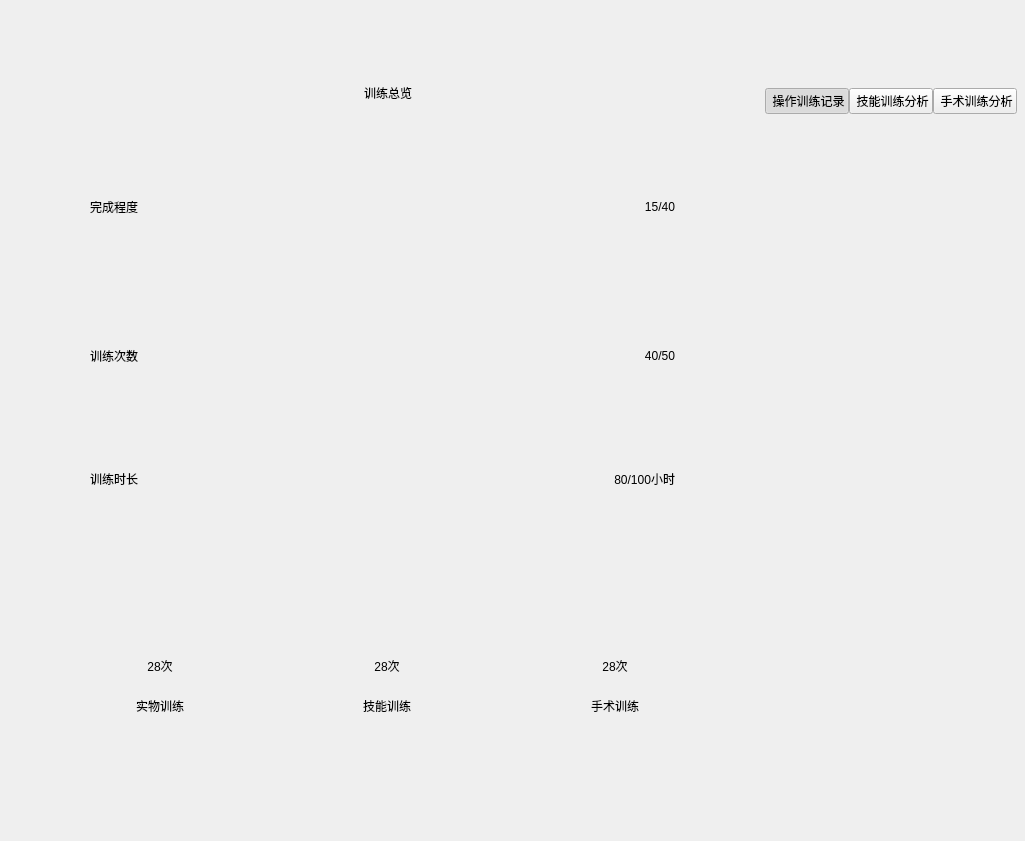
<?xml version="1.0" encoding="UTF-8"?>
<ui version="4.0">
 <class>DataCenterWindow</class>
 <widget class="QWidget" name="DataCenterWindow">
  <property name="geometry">
   <rect>
    <x>0</x>
    <y>0</y>
    <width>1025</width>
    <height>841</height>
   </rect>
  </property>
  <property name="windowTitle">
   <string>SimLaparo</string>
  </property>
  <layout class="QVBoxLayout" name="verticalLayout_9">
   <property name="spacing">
    <number>0</number>
   </property>
   <property name="leftMargin">
    <number>0</number>
   </property>
   <property name="topMargin">
    <number>0</number>
   </property>
   <property name="rightMargin">
    <number>0</number>
   </property>
   <property name="bottomMargin">
    <number>0</number>
   </property>
   <item>
    <widget class="QScrollArea" name="scrollArea">
     <property name="frameShape">
      <enum>QFrame::NoFrame</enum>
     </property>
     <property name="verticalScrollBarPolicy">
      <enum>Qt::ScrollBarAlwaysOff</enum>
     </property>
     <property name="horizontalScrollBarPolicy">
      <enum>Qt::ScrollBarAlwaysOff</enum>
     </property>
     <property name="widgetResizable">
      <bool>true</bool>
     </property>
     <widget class="QWidget" name="scrollAreaWidgetContents">
      <property name="geometry">
       <rect>
        <x>0</x>
        <y>0</y>
        <width>1025</width>
        <height>841</height>
       </rect>
      </property>
      <layout class="QHBoxLayout" name="horizontalLayout_6">
       <property name="spacing">
        <number>0</number>
       </property>
       <property name="leftMargin">
        <number>50</number>
       </property>
       <property name="topMargin">
        <number>50</number>
       </property>
       <property name="rightMargin">
        <number>0</number>
       </property>
       <property name="bottomMargin">
        <number>52</number>
       </property>
       <item>
        <layout class="QVBoxLayout" name="verticalLayout_6">
         <property name="spacing">
          <number>0</number>
         </property>
         <item>
          <widget class="QFrame" name="trainOverviewFrame">
           <property name="frameShape">
            <enum>QFrame::NoFrame</enum>
           </property>
           <property name="frameShadow">
            <enum>QFrame::Raised</enum>
           </property>
           <layout class="QVBoxLayout" name="verticalLayout_5">
            <property name="spacing">
             <number>0</number>
            </property>
            <property name="leftMargin">
             <number>0</number>
            </property>
            <property name="topMargin">
             <number>0</number>
            </property>
            <property name="rightMargin">
             <number>0</number>
            </property>
            <property name="bottomMargin">
             <number>0</number>
            </property>
            <item>
             <layout class="QVBoxLayout" name="verticalLayout_4">
              <property name="spacing">
               <number>0</number>
              </property>
              <item>
               <spacer name="verticalSpacer_9">
                <property name="orientation">
                 <enum>Qt::Vertical</enum>
                </property>
                <property name="sizeType">
                 <enum>QSizePolicy::Fixed</enum>
                </property>
                <property name="sizeHint" stdset="0">
                 <size>
                  <width>20</width>
                  <height>33</height>
                 </size>
                </property>
               </spacer>
              </item>
              <item>
               <layout class="QHBoxLayout" name="horizontalLayout">
                <item>
                 <spacer name="horizontalSpacer_2">
                  <property name="orientation">
                   <enum>Qt::Horizontal</enum>
                  </property>
                  <property name="sizeHint" stdset="0">
                   <size>
                    <width>40</width>
                    <height>20</height>
                   </size>
                  </property>
                 </spacer>
                </item>
                <item>
                 <widget class="QLabel" name="trainOverviewLabel">
                  <property name="text">
                   <string>训练总览</string>
                  </property>
                  <property name="alignment">
                   <set>Qt::AlignCenter</set>
                  </property>
                 </widget>
                </item>
                <item>
                 <spacer name="horizontalSpacer">
                  <property name="orientation">
                   <enum>Qt::Horizontal</enum>
                  </property>
                  <property name="sizeHint" stdset="0">
                   <size>
                    <width>40</width>
                    <height>20</height>
                   </size>
                  </property>
                 </spacer>
                </item>
               </layout>
              </item>
              <item>
               <spacer name="verticalSpacer_12">
                <property name="orientation">
                 <enum>Qt::Vertical</enum>
                </property>
                <property name="sizeType">
                 <enum>QSizePolicy::Fixed</enum>
                </property>
                <property name="sizeHint" stdset="0">
                 <size>
                  <width>20</width>
                  <height>24</height>
                 </size>
                </property>
               </spacer>
              </item>
              <item>
               <widget class="QLabel" name="horizontalLineLabel1">
                <property name="styleSheet">
                 <string notr="true"/>
                </property>
                <property name="text">
                 <string/>
                </property>
               </widget>
              </item>
              <item>
               <spacer name="verticalSpacer_11">
                <property name="orientation">
                 <enum>Qt::Vertical</enum>
                </property>
                <property name="sizeHint" stdset="0">
                 <size>
                  <width>20</width>
                  <height>40</height>
                 </size>
                </property>
               </spacer>
              </item>
              <item>
               <layout class="QVBoxLayout" name="verticalLayout_8">
                <property name="spacing">
                 <number>0</number>
                </property>
                <property name="leftMargin">
                 <number>40</number>
                </property>
                <property name="rightMargin">
                 <number>50</number>
                </property>
                <item>
                 <spacer name="verticalSpacer_7">
                  <property name="orientation">
                   <enum>Qt::Vertical</enum>
                  </property>
                  <property name="sizeHint" stdset="0">
                   <size>
                    <width>20</width>
                    <height>40</height>
                   </size>
                  </property>
                 </spacer>
                </item>
                <item>
                 <layout class="QHBoxLayout" name="horizontalLayout_2">
                  <property name="bottomMargin">
                   <number>19</number>
                  </property>
                  <item>
                   <widget class="QLabel" name="finishProgressTextLabelLeft">
                    <property name="text">
                     <string>完成程度</string>
                    </property>
                   </widget>
                  </item>
                  <item>
                   <spacer name="horizontalSpacer_3">
                    <property name="orientation">
                     <enum>Qt::Horizontal</enum>
                    </property>
                    <property name="sizeHint" stdset="0">
                     <size>
                      <width>40</width>
                      <height>20</height>
                     </size>
                    </property>
                   </spacer>
                  </item>
                  <item>
                   <widget class="QLabel" name="finishProgressTextLabelRight">
                    <property name="text">
                     <string>15/40</string>
                    </property>
                    <property name="alignment">
                     <set>Qt::AlignRight|Qt::AlignTrailing|Qt::AlignVCenter</set>
                    </property>
                   </widget>
                  </item>
                 </layout>
                </item>
                <item>
                 <widget class="QFrame" name="finishProgressFrame">
                  <property name="frameShape">
                   <enum>QFrame::NoFrame</enum>
                  </property>
                  <property name="frameShadow">
                   <enum>QFrame::Raised</enum>
                  </property>
                  <layout class="QHBoxLayout" name="horizontalLayout_3">
                   <property name="spacing">
                    <number>0</number>
                   </property>
                   <property name="leftMargin">
                    <number>0</number>
                   </property>
                   <property name="topMargin">
                    <number>0</number>
                   </property>
                   <property name="rightMargin">
                    <number>0</number>
                   </property>
                   <property name="bottomMargin">
                    <number>0</number>
                   </property>
                   <item>
                    <widget class="QLabel" name="finishProgressGraphLabel">
                     <property name="text">
                      <string/>
                     </property>
                    </widget>
                   </item>
                   <item>
                    <spacer name="horizontalSpacer_4">
                     <property name="orientation">
                      <enum>Qt::Horizontal</enum>
                     </property>
                     <property name="sizeHint" stdset="0">
                      <size>
                       <width>610</width>
                       <height>75</height>
                      </size>
                     </property>
                    </spacer>
                   </item>
                  </layout>
                 </widget>
                </item>
                <item>
                 <spacer name="verticalSpacer_8">
                  <property name="orientation">
                   <enum>Qt::Vertical</enum>
                  </property>
                  <property name="sizeHint" stdset="0">
                   <size>
                    <width>20</width>
                    <height>40</height>
                   </size>
                  </property>
                 </spacer>
                </item>
                <item>
                 <layout class="QHBoxLayout" name="horizontalLayout_7">
                  <property name="bottomMargin">
                   <number>19</number>
                  </property>
                  <item>
                   <widget class="QLabel" name="trainTimesTextLabelLeft">
                    <property name="text">
                     <string>训练次数</string>
                    </property>
                   </widget>
                  </item>
                  <item>
                   <spacer name="horizontalSpacer_7">
                    <property name="orientation">
                     <enum>Qt::Horizontal</enum>
                    </property>
                    <property name="sizeHint" stdset="0">
                     <size>
                      <width>40</width>
                      <height>20</height>
                     </size>
                    </property>
                   </spacer>
                  </item>
                  <item>
                   <widget class="QLabel" name="trainTimesTextLabelRight">
                    <property name="text">
                     <string>40/50</string>
                    </property>
                    <property name="alignment">
                     <set>Qt::AlignRight|Qt::AlignTrailing|Qt::AlignVCenter</set>
                    </property>
                   </widget>
                  </item>
                 </layout>
                </item>
                <item>
                 <widget class="QFrame" name="trainTimesFrame">
                  <property name="frameShape">
                   <enum>QFrame::NoFrame</enum>
                  </property>
                  <property name="frameShadow">
                   <enum>QFrame::Raised</enum>
                  </property>
                  <layout class="QHBoxLayout" name="horizontalLayout_8">
                   <property name="spacing">
                    <number>0</number>
                   </property>
                   <property name="leftMargin">
                    <number>0</number>
                   </property>
                   <property name="topMargin">
                    <number>0</number>
                   </property>
                   <property name="rightMargin">
                    <number>0</number>
                   </property>
                   <property name="bottomMargin">
                    <number>0</number>
                   </property>
                   <item>
                    <widget class="QLabel" name="trainTimesGraphLabel">
                     <property name="text">
                      <string/>
                     </property>
                    </widget>
                   </item>
                   <item>
                    <spacer name="horizontalSpacer_9">
                     <property name="orientation">
                      <enum>Qt::Horizontal</enum>
                     </property>
                     <property name="sizeHint" stdset="0">
                      <size>
                       <width>98</width>
                       <height>48</height>
                      </size>
                     </property>
                    </spacer>
                   </item>
                  </layout>
                 </widget>
                </item>
                <item>
                 <spacer name="verticalSpacer_10">
                  <property name="orientation">
                   <enum>Qt::Vertical</enum>
                  </property>
                  <property name="sizeHint" stdset="0">
                   <size>
                    <width>20</width>
                    <height>40</height>
                   </size>
                  </property>
                 </spacer>
                </item>
                <item>
                 <layout class="QHBoxLayout" name="horizontalLayout_4">
                  <property name="bottomMargin">
                   <number>19</number>
                  </property>
                  <item>
                   <widget class="QLabel" name="trainTimeTextLabelLeft">
                    <property name="text">
                     <string>训练时长</string>
                    </property>
                   </widget>
                  </item>
                  <item>
                   <spacer name="horizontalSpacer_5">
                    <property name="orientation">
                     <enum>Qt::Horizontal</enum>
                    </property>
                    <property name="sizeHint" stdset="0">
                     <size>
                      <width>40</width>
                      <height>20</height>
                     </size>
                    </property>
                   </spacer>
                  </item>
                  <item>
                   <widget class="QLabel" name="trainTimeTextLabelRight">
                    <property name="text">
                     <string>80/100小时</string>
                    </property>
                    <property name="alignment">
                     <set>Qt::AlignRight|Qt::AlignTrailing|Qt::AlignVCenter</set>
                    </property>
                   </widget>
                  </item>
                 </layout>
                </item>
                <item>
                 <widget class="QFrame" name="trainTimeFrame">
                  <property name="frameShape">
                   <enum>QFrame::NoFrame</enum>
                  </property>
                  <property name="frameShadow">
                   <enum>QFrame::Raised</enum>
                  </property>
                  <layout class="QHBoxLayout" name="horizontalLayout_5">
                   <property name="spacing">
                    <number>0</number>
                   </property>
                   <property name="leftMargin">
                    <number>0</number>
                   </property>
                   <property name="topMargin">
                    <number>0</number>
                   </property>
                   <property name="rightMargin">
                    <number>0</number>
                   </property>
                   <property name="bottomMargin">
                    <number>0</number>
                   </property>
                   <item>
                    <widget class="QLabel" name="trainTimeGraphLabel">
                     <property name="text">
                      <string/>
                     </property>
                    </widget>
                   </item>
                   <item>
                    <spacer name="horizontalSpacer_6">
                     <property name="orientation">
                      <enum>Qt::Horizontal</enum>
                     </property>
                     <property name="sizeHint" stdset="0">
                      <size>
                       <width>98</width>
                       <height>48</height>
                      </size>
                     </property>
                    </spacer>
                   </item>
                  </layout>
                 </widget>
                </item>
                <item>
                 <spacer name="verticalSpacer_13">
                  <property name="orientation">
                   <enum>Qt::Vertical</enum>
                  </property>
                  <property name="sizeHint" stdset="0">
                   <size>
                    <width>20</width>
                    <height>40</height>
                   </size>
                  </property>
                 </spacer>
                </item>
               </layout>
              </item>
              <item>
               <spacer name="verticalSpacer_14">
                <property name="orientation">
                 <enum>Qt::Vertical</enum>
                </property>
                <property name="sizeHint" stdset="0">
                 <size>
                  <width>20</width>
                  <height>40</height>
                 </size>
                </property>
               </spacer>
              </item>
              <item>
               <widget class="QLabel" name="horizontalLineLabel2">
                <property name="styleSheet">
                 <string notr="true"/>
                </property>
                <property name="text">
                 <string/>
                </property>
               </widget>
              </item>
              <item>
               <layout class="QHBoxLayout" name="horizontalLayout_15">
                <item>
                 <spacer name="horizontalSpacer_25">
                  <property name="orientation">
                   <enum>Qt::Horizontal</enum>
                  </property>
                  <property name="sizeHint" stdset="0">
                   <size>
                    <width>40</width>
                    <height>20</height>
                   </size>
                  </property>
                 </spacer>
                </item>
                <item>
                 <layout class="QVBoxLayout" name="verticalLayout">
                  <property name="spacing">
                   <number>20</number>
                  </property>
                  <item>
                   <spacer name="verticalSpacer_2">
                    <property name="orientation">
                     <enum>Qt::Vertical</enum>
                    </property>
                    <property name="sizeHint" stdset="0">
                     <size>
                      <width>20</width>
                      <height>40</height>
                     </size>
                    </property>
                   </spacer>
                  </item>
                  <item>
                   <layout class="QHBoxLayout" name="horizontalLayout_10">
                    <item>
                     <spacer name="horizontalSpacer_12">
                      <property name="orientation">
                       <enum>Qt::Horizontal</enum>
                      </property>
                      <property name="sizeHint" stdset="0">
                       <size>
                        <width>40</width>
                        <height>20</height>
                       </size>
                      </property>
                     </spacer>
                    </item>
                    <item>
                     <widget class="QLabel" name="simulationTimesLabel">
                      <property name="text">
                       <string>28次</string>
                      </property>
                      <property name="alignment">
                       <set>Qt::AlignCenter</set>
                      </property>
                     </widget>
                    </item>
                    <item>
                     <spacer name="horizontalSpacer_13">
                      <property name="orientation">
                       <enum>Qt::Horizontal</enum>
                      </property>
                      <property name="sizeHint" stdset="0">
                       <size>
                        <width>40</width>
                        <height>20</height>
                       </size>
                      </property>
                     </spacer>
                    </item>
                   </layout>
                  </item>
                  <item>
                   <layout class="QHBoxLayout" name="horizontalLayout_9">
                    <item>
                     <spacer name="horizontalSpacer_10">
                      <property name="orientation">
                       <enum>Qt::Horizontal</enum>
                      </property>
                      <property name="sizeHint" stdset="0">
                       <size>
                        <width>40</width>
                        <height>20</height>
                       </size>
                      </property>
                     </spacer>
                    </item>
                    <item>
                     <widget class="QLabel" name="trainLabel1">
                      <property name="text">
                       <string>实物训练</string>
                      </property>
                      <property name="alignment">
                       <set>Qt::AlignCenter</set>
                      </property>
                     </widget>
                    </item>
                    <item>
                     <spacer name="horizontalSpacer_11">
                      <property name="orientation">
                       <enum>Qt::Horizontal</enum>
                      </property>
                      <property name="sizeHint" stdset="0">
                       <size>
                        <width>40</width>
                        <height>20</height>
                       </size>
                      </property>
                     </spacer>
                    </item>
                   </layout>
                  </item>
                  <item>
                   <spacer name="verticalSpacer">
                    <property name="orientation">
                     <enum>Qt::Vertical</enum>
                    </property>
                    <property name="sizeHint" stdset="0">
                     <size>
                      <width>20</width>
                      <height>40</height>
                     </size>
                    </property>
                   </spacer>
                  </item>
                 </layout>
                </item>
                <item>
                 <spacer name="horizontalSpacer_27">
                  <property name="orientation">
                   <enum>Qt::Horizontal</enum>
                  </property>
                  <property name="sizeHint" stdset="0">
                   <size>
                    <width>40</width>
                    <height>20</height>
                   </size>
                  </property>
                 </spacer>
                </item>
                <item>
                 <widget class="QLabel" name="verticalLineLabel1">
                  <property name="styleSheet">
                   <string notr="true"/>
                  </property>
                  <property name="text">
                   <string/>
                  </property>
                 </widget>
                </item>
                <item>
                 <spacer name="horizontalSpacer_26">
                  <property name="orientation">
                   <enum>Qt::Horizontal</enum>
                  </property>
                  <property name="sizeHint" stdset="0">
                   <size>
                    <width>40</width>
                    <height>20</height>
                   </size>
                  </property>
                 </spacer>
                </item>
                <item>
                 <layout class="QVBoxLayout" name="verticalLayout_2">
                  <property name="spacing">
                   <number>20</number>
                  </property>
                  <item>
                   <spacer name="verticalSpacer_3">
                    <property name="orientation">
                     <enum>Qt::Vertical</enum>
                    </property>
                    <property name="sizeHint" stdset="0">
                     <size>
                      <width>20</width>
                      <height>40</height>
                     </size>
                    </property>
                   </spacer>
                  </item>
                  <item>
                   <layout class="QHBoxLayout" name="horizontalLayout_11">
                    <item>
                     <spacer name="horizontalSpacer_14">
                      <property name="orientation">
                       <enum>Qt::Horizontal</enum>
                      </property>
                      <property name="sizeHint" stdset="0">
                       <size>
                        <width>40</width>
                        <height>20</height>
                       </size>
                      </property>
                     </spacer>
                    </item>
                    <item>
                     <widget class="QLabel" name="skillingTrainTimesLabel">
                      <property name="text">
                       <string>28次</string>
                      </property>
                      <property name="alignment">
                       <set>Qt::AlignCenter</set>
                      </property>
                     </widget>
                    </item>
                    <item>
                     <spacer name="horizontalSpacer_15">
                      <property name="orientation">
                       <enum>Qt::Horizontal</enum>
                      </property>
                      <property name="sizeHint" stdset="0">
                       <size>
                        <width>40</width>
                        <height>20</height>
                       </size>
                      </property>
                     </spacer>
                    </item>
                   </layout>
                  </item>
                  <item>
                   <layout class="QHBoxLayout" name="horizontalLayout_12">
                    <item>
                     <spacer name="horizontalSpacer_16">
                      <property name="orientation">
                       <enum>Qt::Horizontal</enum>
                      </property>
                      <property name="sizeHint" stdset="0">
                       <size>
                        <width>40</width>
                        <height>20</height>
                       </size>
                      </property>
                     </spacer>
                    </item>
                    <item>
                     <widget class="QLabel" name="trainLabel2">
                      <property name="text">
                       <string>技能训练</string>
                      </property>
                      <property name="alignment">
                       <set>Qt::AlignCenter</set>
                      </property>
                     </widget>
                    </item>
                    <item>
                     <spacer name="horizontalSpacer_17">
                      <property name="orientation">
                       <enum>Qt::Horizontal</enum>
                      </property>
                      <property name="sizeHint" stdset="0">
                       <size>
                        <width>40</width>
                        <height>20</height>
                       </size>
                      </property>
                     </spacer>
                    </item>
                   </layout>
                  </item>
                  <item>
                   <spacer name="verticalSpacer_4">
                    <property name="orientation">
                     <enum>Qt::Vertical</enum>
                    </property>
                    <property name="sizeHint" stdset="0">
                     <size>
                      <width>20</width>
                      <height>40</height>
                     </size>
                    </property>
                   </spacer>
                  </item>
                 </layout>
                </item>
                <item>
                 <spacer name="horizontalSpacer_24">
                  <property name="orientation">
                   <enum>Qt::Horizontal</enum>
                  </property>
                  <property name="sizeHint" stdset="0">
                   <size>
                    <width>40</width>
                    <height>20</height>
                   </size>
                  </property>
                 </spacer>
                </item>
                <item>
                 <widget class="QLabel" name="verticalLineLabel2">
                  <property name="styleSheet">
                   <string notr="true"/>
                  </property>
                  <property name="text">
                   <string/>
                  </property>
                 </widget>
                </item>
                <item>
                 <spacer name="horizontalSpacer_23">
                  <property name="orientation">
                   <enum>Qt::Horizontal</enum>
                  </property>
                  <property name="sizeHint" stdset="0">
                   <size>
                    <width>40</width>
                    <height>20</height>
                   </size>
                  </property>
                 </spacer>
                </item>
                <item>
                 <layout class="QVBoxLayout" name="verticalLayout_3">
                  <property name="spacing">
                   <number>20</number>
                  </property>
                  <item>
                   <spacer name="verticalSpacer_5">
                    <property name="orientation">
                     <enum>Qt::Vertical</enum>
                    </property>
                    <property name="sizeHint" stdset="0">
                     <size>
                      <width>20</width>
                      <height>40</height>
                     </size>
                    </property>
                   </spacer>
                  </item>
                  <item>
                   <layout class="QHBoxLayout" name="horizontalLayout_13">
                    <item>
                     <spacer name="horizontalSpacer_18">
                      <property name="orientation">
                       <enum>Qt::Horizontal</enum>
                      </property>
                      <property name="sizeHint" stdset="0">
                       <size>
                        <width>40</width>
                        <height>20</height>
                       </size>
                      </property>
                     </spacer>
                    </item>
                    <item>
                     <widget class="QLabel" name="surgeryTrainTimesLabel">
                      <property name="text">
                       <string>28次</string>
                      </property>
                      <property name="alignment">
                       <set>Qt::AlignCenter</set>
                      </property>
                     </widget>
                    </item>
                    <item>
                     <spacer name="horizontalSpacer_19">
                      <property name="orientation">
                       <enum>Qt::Horizontal</enum>
                      </property>
                      <property name="sizeHint" stdset="0">
                       <size>
                        <width>40</width>
                        <height>20</height>
                       </size>
                      </property>
                     </spacer>
                    </item>
                   </layout>
                  </item>
                  <item>
                   <layout class="QHBoxLayout" name="horizontalLayout_14">
                    <item>
                     <spacer name="horizontalSpacer_20">
                      <property name="orientation">
                       <enum>Qt::Horizontal</enum>
                      </property>
                      <property name="sizeHint" stdset="0">
                       <size>
                        <width>40</width>
                        <height>20</height>
                       </size>
                      </property>
                     </spacer>
                    </item>
                    <item>
                     <widget class="QLabel" name="trainLabel3">
                      <property name="text">
                       <string>手术训练</string>
                      </property>
                      <property name="alignment">
                       <set>Qt::AlignCenter</set>
                      </property>
                     </widget>
                    </item>
                    <item>
                     <spacer name="horizontalSpacer_21">
                      <property name="orientation">
                       <enum>Qt::Horizontal</enum>
                      </property>
                      <property name="sizeHint" stdset="0">
                       <size>
                        <width>40</width>
                        <height>20</height>
                       </size>
                      </property>
                     </spacer>
                    </item>
                   </layout>
                  </item>
                  <item>
                   <spacer name="verticalSpacer_6">
                    <property name="orientation">
                     <enum>Qt::Vertical</enum>
                    </property>
                    <property name="sizeHint" stdset="0">
                     <size>
                      <width>20</width>
                      <height>40</height>
                     </size>
                    </property>
                   </spacer>
                  </item>
                 </layout>
                </item>
                <item>
                 <spacer name="horizontalSpacer_22">
                  <property name="orientation">
                   <enum>Qt::Horizontal</enum>
                  </property>
                  <property name="sizeHint" stdset="0">
                   <size>
                    <width>40</width>
                    <height>20</height>
                   </size>
                  </property>
                 </spacer>
                </item>
               </layout>
              </item>
             </layout>
            </item>
           </layout>
          </widget>
         </item>
         <item>
          <spacer name="verticalSpacer_16">
           <property name="orientation">
            <enum>Qt::Vertical</enum>
           </property>
           <property name="sizeType">
            <enum>QSizePolicy::Fixed</enum>
           </property>
           <property name="sizeHint" stdset="0">
            <size>
             <width>20</width>
             <height>42</height>
            </size>
           </property>
          </spacer>
         </item>
         <item>
          <widget class="QFrame" name="trainTimesGraphFrame">
           <property name="minimumSize">
            <size>
             <width>0</width>
             <height>0</height>
            </size>
           </property>
           <property name="frameShape">
            <enum>QFrame::StyledPanel</enum>
           </property>
           <property name="frameShadow">
            <enum>QFrame::Raised</enum>
           </property>
          </widget>
         </item>
         <item>
          <spacer name="verticalSpacer_15">
           <property name="orientation">
            <enum>Qt::Vertical</enum>
           </property>
           <property name="sizeHint" stdset="0">
            <size>
             <width>20</width>
             <height>40</height>
            </size>
           </property>
          </spacer>
         </item>
        </layout>
       </item>
       <item>
        <layout class="QVBoxLayout" name="verticalLayout_7">
         <property name="spacing">
          <number>0</number>
         </property>
         <property name="leftMargin">
          <number>40</number>
         </property>
         <item>
          <widget class="QFrame" name="pieGraphFrame">
           <property name="frameShape">
            <enum>QFrame::StyledPanel</enum>
           </property>
           <property name="frameShadow">
            <enum>QFrame::Raised</enum>
           </property>
          </widget>
         </item>
         <item>
          <spacer name="verticalSpacer_19">
           <property name="orientation">
            <enum>Qt::Vertical</enum>
           </property>
           <property name="sizeType">
            <enum>QSizePolicy::Fixed</enum>
           </property>
           <property name="sizeHint" stdset="0">
            <size>
             <width>20</width>
             <height>38</height>
            </size>
           </property>
          </spacer>
         </item>
         <item>
          <layout class="QHBoxLayout" name="horizontalLayout_19">
           <property name="spacing">
            <number>0</number>
           </property>
           <item>
            <widget class="QPushButton" name="trainRecordBtn">
             <property name="focusPolicy">
              <enum>Qt::NoFocus</enum>
             </property>
             <property name="text">
              <string> 操作训练记录</string>
             </property>
             <property name="checkable">
              <bool>true</bool>
             </property>
             <property name="checked">
              <bool>true</bool>
             </property>
             <property name="flat">
              <bool>false</bool>
             </property>
            </widget>
           </item>
           <item>
            <widget class="QPushButton" name="skillingTrainAnalysisBtn">
             <property name="focusPolicy">
              <enum>Qt::NoFocus</enum>
             </property>
             <property name="text">
              <string> 技能训练分析</string>
             </property>
             <property name="checkable">
              <bool>true</bool>
             </property>
            </widget>
           </item>
           <item>
            <widget class="QPushButton" name="surgeryTrainAnalisisBtn">
             <property name="focusPolicy">
              <enum>Qt::NoFocus</enum>
             </property>
             <property name="text">
              <string> 手术训练分析</string>
             </property>
             <property name="checkable">
              <bool>true</bool>
             </property>
            </widget>
           </item>
           <item>
            <spacer name="horizontalSpacer_30">
             <property name="orientation">
              <enum>Qt::Horizontal</enum>
             </property>
             <property name="sizeHint" stdset="0">
              <size>
               <width>40</width>
               <height>20</height>
              </size>
             </property>
            </spacer>
           </item>
          </layout>
         </item>
         <item>
          <widget class="QStackedWidget" name="stackedWidget">
           <widget class="QWidget" name="page"/>
           <widget class="QWidget" name="page_2"/>
          </widget>
         </item>
         <item>
          <spacer name="verticalSpacer_17">
           <property name="orientation">
            <enum>Qt::Vertical</enum>
           </property>
           <property name="sizeHint" stdset="0">
            <size>
             <width>20</width>
             <height>40</height>
            </size>
           </property>
          </spacer>
         </item>
        </layout>
       </item>
      </layout>
     </widget>
    </widget>
   </item>
  </layout>
 </widget>
 <resources/>
 <connections/>
</ui>
